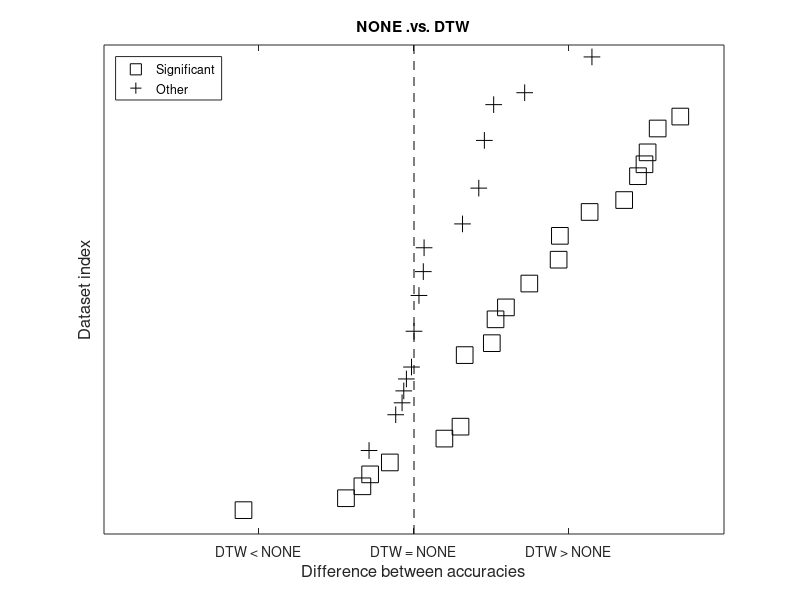

Reproduce this figure in MATLAB. (Note: this script raises an error after producing the figure.)
clear all
close all
clc
addpath('lib/export_fig')
x = load('accuracies.txt');

figure
% NONE vs DTW
d = x(:,2)-x(:,1); % DTW - NONE
snot = find(x(:,5)==0);
s    = find(x(:,5)==1);

plot(sort(d(s)),s,'ks','MarkerSize',12); hold on; plot(sort(d(snot)),snot,'k+','MarkerSize',12);
plot([0 0],[0 41],'k--'); legend('Significant','Other','Location','NorthWest'); ylim([0 41]); xlim([-0.20 0.20]);
ylabel('Dataset index','FontSize',12); xlabel('Difference between accuracies','FontSize',12);
set(gca,'YTick',[]);
title('NONE .vs. DTW');
set(gca,'XTick',[-0.1 0 0.1],'XTickLabel',{'DTW < NONE',' DTW = NONE','DTW > NONE'},'FontSize',10);
export_fig('-pdf','-transparent','tscu_test_accuracies_NONE_vs_DTW.pdf');

figure
% NONE vs CDTW
d = x(:,3)-x(:,1); % CDTW - NONE
snot = find(x(:,6)==0);
s    = find(x(:,6)==1);

plot(sort(d(s)),s,'ks','MarkerSize',12); hold on; plot(sort(d(snot)),snot,'k+','MarkerSize',12);
plot([0 0],[0 41],'k--'); legend('Significant','Other','Location','NorthWest'); ylim([0 41]); xlim([-0.20 0.20]);
ylabel('Dataset index','FontSize',12); xlabel('Difference between accuracies','FontSize',12);
set(gca,'YTick',[]);
title('NONE .vs. CDTW');
set(gca,'XTick',[-0.1 0 0.1],'XTickLabel',{'CDTW < NONE','CDTW = NONE','CDTW > NONE'},'FontSize',10);
export_fig('-pdf','-transparent','tscu_test_accuracies_NONE_vs_CDTW.pdf');

figure
% NONE vs SAGA
snot = find(x(:,7)==0);
s    = find(x(:,7)==1);
d = x(:,4)-x(:,1); % SAGA - NONE
plot(sort(d(s)),s,'ks','MarkerSize',12); hold on; plot(sort(d(snot)),snot,'k+','MarkerSize',12);
plot([0 0],[0 41],'k--'); legend('Significant','Other','Location','NorthWest'); ylim([0 41]); xlim([-0.20 0.20]);
ylabel('Dataset index','FontSize',12); xlabel('Difference between accuracies','FontSize',12);
set(gca,'YTick',[]);
title('NONE .vs. SAGA');
set(gca,'XTick',[-0.1 0 0.1],'XTickLabel',{'SAGA < NONE','SAGA = NONE','SAGA > NONE'},'FontSize',10);
export_fig('-pdf','-transparent','tscu_test_accuracies_NONE_vs_SAGA.pdf');

figure
% DTW vs CDTW
snot = find(x(:,8)==0);
s    = find(x(:,8)==1);
d = x(:,3)-x(:,2); % CDTW-DTW
plot(sort(d(s)),s,'ks','MarkerSize',12); hold on; plot(sort(d(snot)),snot,'k+','MarkerSize',12);
plot([0 0],[0 41],'k--'); legend('Significant','Other','Location','NorthWest'); ylim([0 41]); xlim([-0.20 0.20]);
ylabel('Dataset index','FontSize',12); xlabel('Difference between accuracies','FontSize',12);
set(gca,'YTick',[]);
title('DTW .vs. CDTW');
set(gca,'XTick',[-0.1 0 0.1],'XTickLabel',{'CDTW < DTW','CDTW = DTW','CDTW > DTW'},'FontSize',10);
export_fig('-pdf','-transparent','tscu_test_accuracies_CDTW_vs_DTW.pdf');

figure
% DTW vs SAGA
snot = find(x(:,9)==0);
s    = find(x(:,9)==1);
d = x(:,4)-x(:,2); % SAGA-DTW
plot(sort(d(s)),s,'ks','MarkerSize',12); hold on; plot(sort(d(snot)),snot,'k+','MarkerSize',12);
plot([0 0],[0 41],'k--'); legend('Significant','Other','Location','NorthWest'); ylim([0 41]); xlim([-0.20 0.20]);
ylabel('Dataset index','FontSize',12); xlabel('Difference between accuracies','FontSize',12);
set(gca,'YTick',[]);
title('DTW .vs. SAGA');
set(gca,'XTick',[-0.1 0 0.1],'XTickLabel',{'SAGA < DTW','SAGA = DTW','SAGA > DTW'},'FontSize',10);
export_fig('-pdf','-transparent','tscu_test_accuracies_DTW_vs_SAGA.pdf');

figure
% CDTW vs SAGA
snot = find(x(:,10)==0);
s    = find(x(:,10)==1);
d = x(:,4)-x(:,3); % SAGA-CDTW
plot(sort(d(s)),s,'ks','MarkerSize',12); hold on; plot(sort(d(snot)),snot,'k+','MarkerSize',12);
plot([0 0],[0 41],'k--'); legend('Significant','Other','Location','NorthWest'); ylim([0 41]); xlim([-0.20 0.20]);
ylabel('Dataset index','FontSize',12); xlabel('Difference between accuracies','FontSize',12);
set(gca,'YTick',[]);
title('CDTW .vs. SAGA');
set(gca,'XTick',[-0.1 0 0.1],'XTickLabel',{'SAGA < CDTW','SAGA = CDTW','SAGA > CDTW'},'FontSize',10);
export_fig('-pdf','-transparent','tscu_test_accuracies_CDTW_vs_SAGA.pdf');